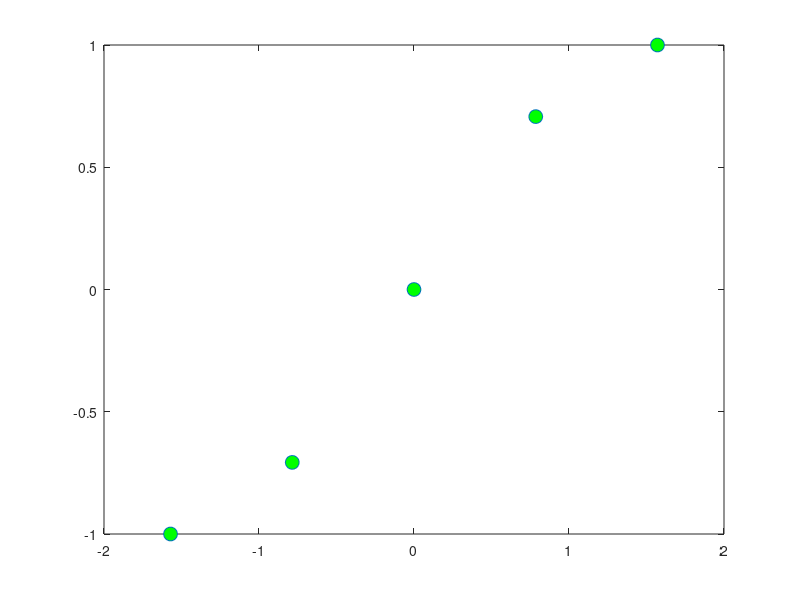

Reproduce this figure in MATLAB. (Note: this script raises an error after producing the figure.)
%% interpolare hermite
clear all
% X = vector x =  variabile
% date de intrare
f = @(x)sin(x); xmin = -pi/2; xmax = pi/2; N =5;
fp =@(x)cos(x);
X = linspace(xmin,xmax,N);
Y = f(X);
plot(X,Y,'o','MarkerFaceColor','g','MarkerSize',10)
hold on
Z = fp(X);
x = pi/6;
[y,z]=MetHermite(X,Y,Z,x)
y
x = linspace(xmin,xmax,100)
[y,z] = MetHermite(X,Y,Z,x)
plot(x,y)
figure(2)
plot (X,Z,'o')

%% problema automobil

T = [0, 3, 5, 8, 14];
D = [0, 225, 383, 623, 993];
V1 = [75, 77, 80, 74, 72];
V2 = [60, 62, 70, 75, 80];

t = linspace(T(1),T(length(T)),50);
[d1,v1] = MetHermite(T,D,V1,t);
[d2,v2] = MetHermite(T,D,V2,t);
d = [d1,d2];
for i = 1 : length(t)
    plot(d1(i),0,'o','MarkerFaceColor','r','MarkerSize',15)
    hold on
    plot(d2(i),0,'o','MarkerFaceColor','b','MarkerSize',8)
    plot(min(d) - 0.1, -0.1, max(d) + 0.1, 0.1)
    grid on; hold off
    M(i) = getframe;
end
movie(M,3,length(t)/3)

%% 